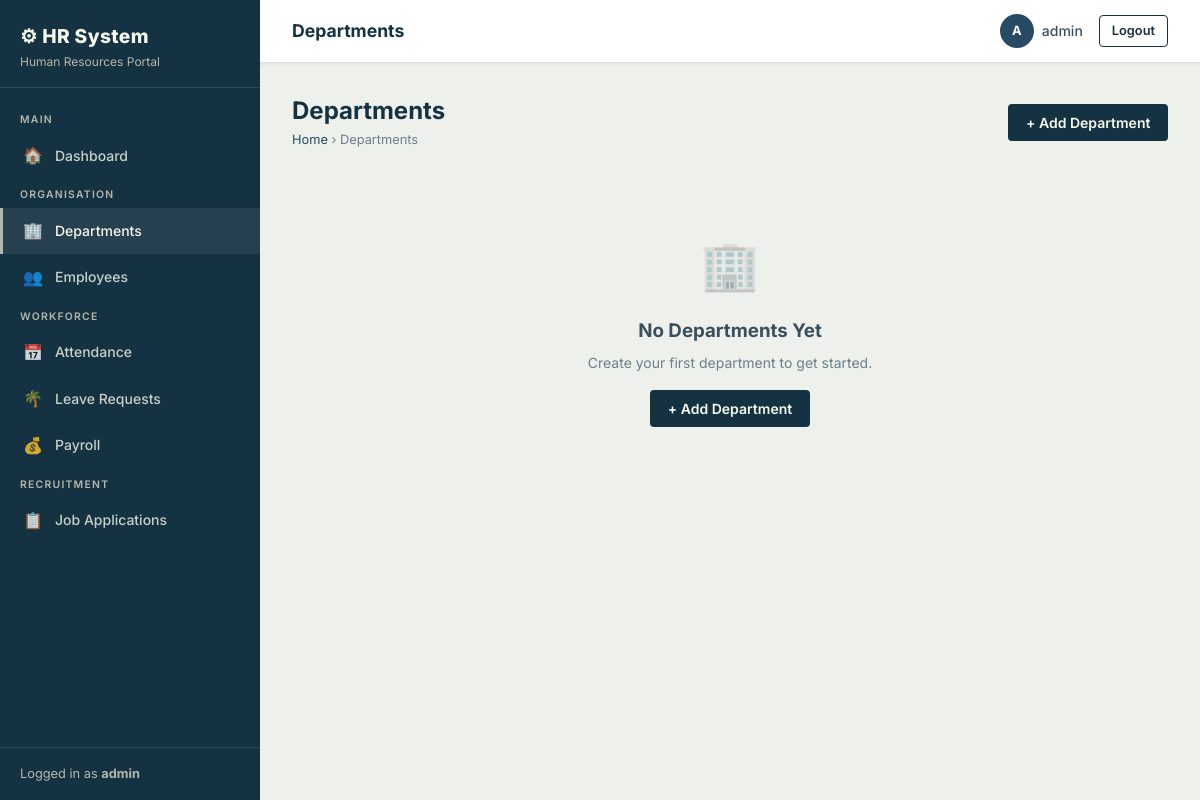
/departments/ (signed in), run on an earlier commit of the app's database.
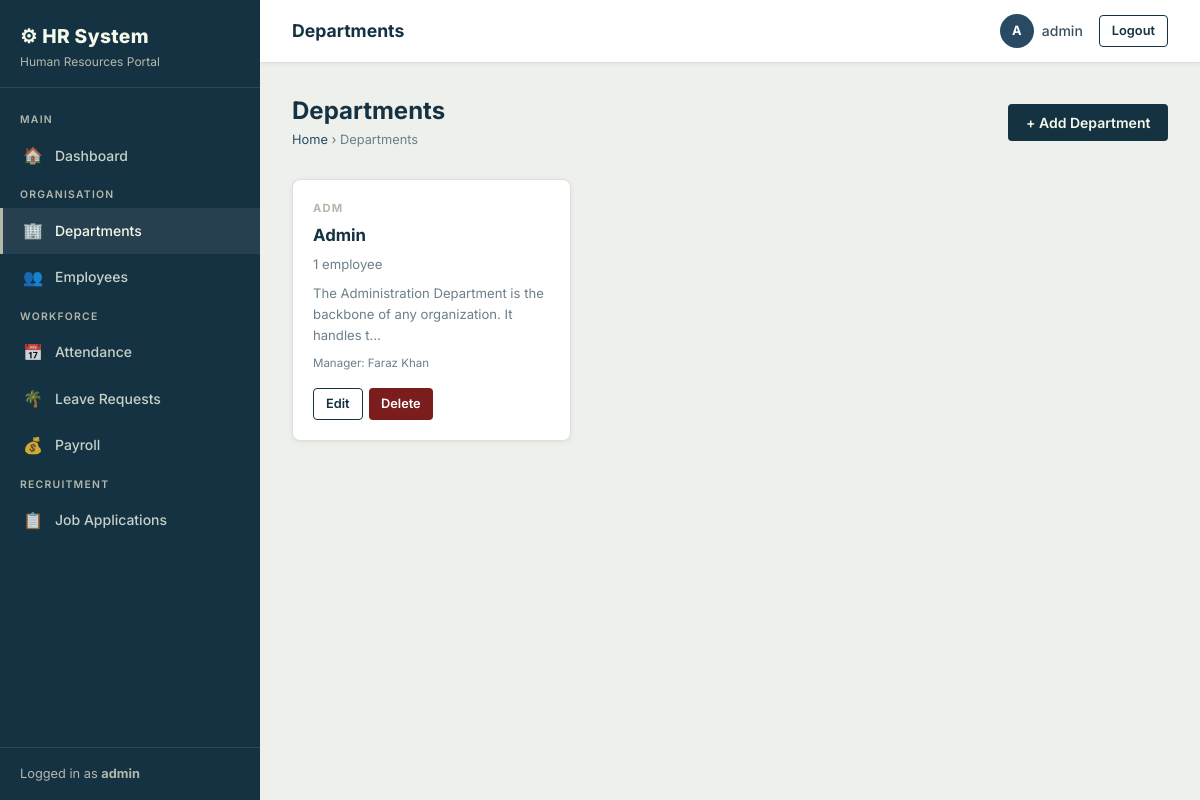
And on a later commit of the database.
### employees/models.py (models this page shows, shortened)
class Department(models.Model):
    name = models.CharField(max_length=100)
    code = models.CharField(max_length=10, unique=True)
    description = models.TextField(blank=True)
    manager = models.ForeignKey(
        'Employee', null=True, blank=True,
        on_delete=models.SET_NULL, related_name='managed_departments'
    )
    created_at = models.DateTimeField(auto_now_add=True)

class Employee(models.Model):
    GENDER_CHOICES = [('M', 'Male'), ('F', 'Female'), ('O', 'Other')]
    STATUS_CHOICES = [('active', 'Active'), ('inactive', 'Inactive'), ('on_leave', 'On Leave')]
    user = models.OneToOneField(User, on_delete=models.CASCADE, null=True, blank=True)
    employee_id = models.CharField(max_length=20, unique=True)
    first_name = models.CharField(max_length=100)
    last_name = models.CharField(max_length=100)
    email = models.EmailField(unique=True)
    phone = models.CharField(max_length=20, blank=True)
    gender = models.CharField(max_length=1, choices=GENDER_CHOICES, blank=True)
    date_of_birth = models.DateField(null=True, blank=True)
    address = models.TextField(blank=True)
    department = models.ForeignKey(Department, on_delete=models.SET_NULL, null=True, blank=True, related_name='employees')
    designation = models.CharField(max_length=100, blank=True)
    date_joined = models.DateField()
    status = models.CharField(max_length=10, choices=STATUS_CHOICES, default='active')
    created_at = models.DateTimeField(auto_now_add=True)
    def full_name(self):
        return f"{self.first_name} {self.last_name}"

### employees/views.py (the view)
# urls.py: path('departments/', views.department_list, name='department_list'),
@login_required
def department_list(request):
    departments = Department.objects.annotate(emp_count=Count('employees'))
    return render(request, 'employees/department_list.html', {'departments': departments})

### employees/templates/employees/department_list.html (shortened to what this page needs)
{% extends 'employees/base.html' %}
{% block page_title %}Departments{% endblock %}
{% block content %}
<div class="page-header">
  <div>
    <h2>Departments</h2>
    <div class="breadcrumb"><a href="{% url 'dashboard' %}">Home</a> › Departments</div>
  </div>
  <a href="{% url 'department_create' %}" class="btn btn-primary">+ Add Department</a>
</div>
<div class="row-3 grid-container">
  {% for dept in departments %}
  <div class="grid-item dept-card">
    <div class="dept-card-code">{{ dept.code }}</div>
    <div class="dept-card-name">{{ dept.name }}</div>
    <div class="dept-card-count">{{ dept.emp_count }} employee{{ dept.emp_count|pluralize }}</div>
    {% if dept.description %}
      <p class="text-sm text-muted mt-1" style="margin-top:0.5rem;">{{ dept.description|truncatechars:80 }}</p>
    {% endif %}
    {% if dept.manager %}
      <p class="text-xs text-muted" style="margin-top:0.5rem;">Manager: {{ dept.manager.full_name }}</p>
    {% endif %}
    <div class="btn-group" style="margin-top:1rem;">
      <a href="{% url 'department_edit' dept.pk %}" class="btn btn-outline btn-sm">Edit</a>
      <a href="{% url 'department_delete' dept.pk %}" class="btn btn-danger btn-sm">Delete</a>
    </div>
  </div>
  {% empty %}
  <div class="grid-item" style="grid-column:1/-1;">
    <div class="empty-state">
      <div class="empty-state-icon">🏢</div>
      <h3>No Departments Yet</h3>
      <p>Create your first department to get started.</p>
      <a href="{% url 'department_create' %}" class="btn btn-primary" style="margin-top:1rem;">+ Add Department</a>
    </div>
  </div>
  {% endfor %}
</div>
{% endblock %}

What changed in the data, as far as the page shows it:
added Department: code "ADM", name "Admin", emp_count "1", description "The Administration Department is the backbone of any organization. It handles t…", manager.full_name "Faraz Khan"
Also different on the page:
text no longer shown: "🏢 No Departments Yet Create your first department to get started. + Add Department"
